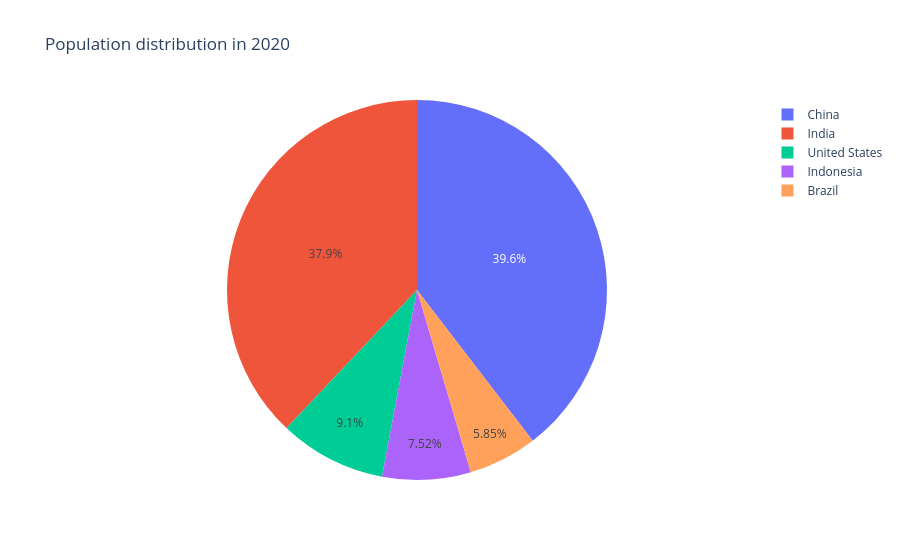

Source (notebook cell):
### Code cell
px.pie(df_pivot_2020,values='2020',names='country',title='Population distribution in 2020')

### Figure 1 — Plotly figure (JSON) as saved in the notebook; plotly's stock layout.template omitted (floating-point values rounded to 4 significant figures)
{"data": [{"domain": {"x": [0, 1], "y": [0, 1]}, "hovertemplate": "country=%{label}<br>2020=%{value}<extra></extra>", "labels": ["United States", "India", "China", "Indonesia", "Brazil"], "legendgroup": "", "name": "", "showlegend": true, "type": "pie", "values": [331000000.0, 1380000000.0, 1439000000.0, 273500000.0, 212600000.0]}], "layout": {"legend": {"tracegroupgap": 0}, "title": {"text": "Population distribution in 2020"}}}
